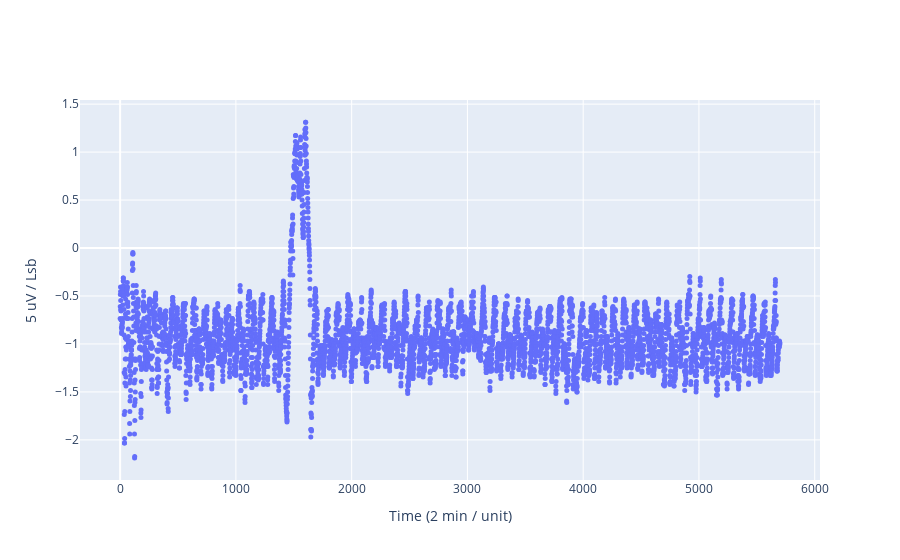

Notebook source saved alongside this figure:
### Code cell
import plotly.graph_objs as go 
from dash_website.datasets import INFORMATION_TIME_SERIES

x_label = INFORMATION_TIME_SERIES[dimension][subdimension][sub_subdimension]["x_label"]
y_label = INFORMATION_TIME_SERIES[dimension][subdimension][sub_subdimension]["y_label"]


scatter = go.Scatter(y=time_series[channel], mode="markers", marker=dict(size=5))

fig = go.Figure(scatter)

fig.update_layout(
    {
        "xaxis": {"title": x_label},
        "yaxis": {"title": y_label},
    }
)

fig

### Figure 1 — Plotly figure (JSON) as saved in the notebook; plotly's stock layout.template omitted (floating-point values rounded to 4 significant figures; data arrays with more than 128 entries replaced by an {"elided": "..."} marker saying what was removed)
{"data": [{"marker": {"size": 5}, "mode": "markers", "type": "scatter", "y": {"elided": "5700 float values"}}], "layout": {"xaxis": {"title": {"text": "Time (2 min / unit)"}}, "yaxis": {"title": {"text": "5 uV / Lsb"}}}}
